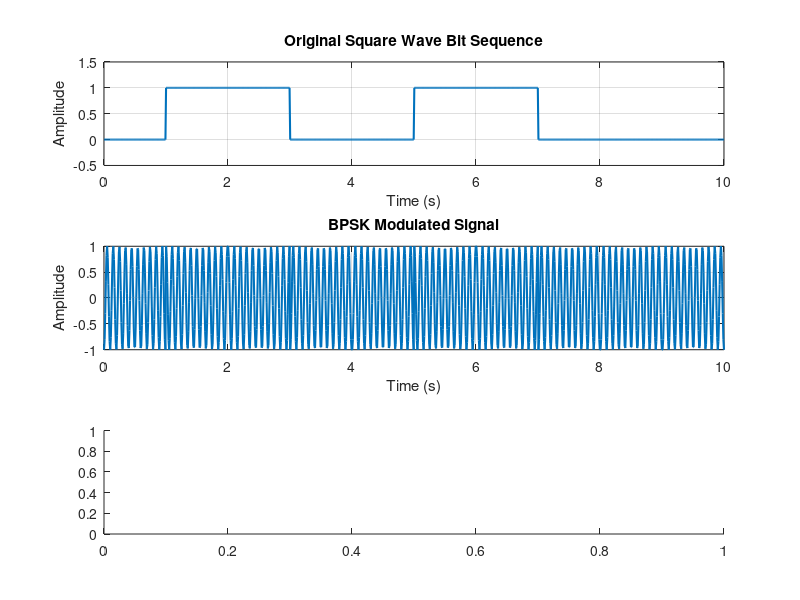

Write MATLAB code to recreate this figure. (Note: this script raises an error after producing the figure.)
clc; clear; close all;

% Parameters
fs = 100;   % Sampling frequency per bit
fc = 10;    % Carrier frequency (Hz)
N = 10;     % Number of bits
T = 1;      % Bit duration (sec)
t = linspace(0, T, fs); % Time vector for one bit
time_axis = linspace(0, N*T, N*fs); % Full signal time axis

% Generate random bit sequence (0s and 1s)
bits = randi([0 1], 1, N);

% Generate Square Wave Input
square_wave = [];
for i = 1:N
    square_wave = [square_wave, bits(i) * ones(1, fs)];
end

% BPSK Modulation: Map 0 -> -1, 1 -> +1
bpsk_signal = 2*bits - 1;

% Modulated signal
modulated_signal = [];
for i = 1:N
    modulated_signal = [modulated_signal, bpsk_signal(i) * cos(2 * pi * fc * t)];
end

% BPSK Demodulation (Perfect Channel)
demodulated_bits = [];
received_signal = modulated_signal .* cos(2 * pi * fc * time_axis); % Coherent detection
for i = 1:N
    bit_energy = sum(received_signal((i-1)*fs + 1 : i*fs)); % Integrate over bit duration
    demodulated_bits = [demodulated_bits, bit_energy > 0];
end


% Plot all signals in a single figure
figure;

% Subplot 1: Original Square Wave Bit Sequence
subplot(3,1,1);
plot(time_axis, square_wave, 'LineWidth', 1.5);
ylim([-0.5, 1.5]);
xlabel('Time (s)');
ylabel('Amplitude');
title('Original Square Wave Bit Sequence');
grid on;

% Subplot 2: BPSK Modulated Signal
subplot(3,1,2);
plot(time_axis, modulated_signal, 'LineWidth', 1.5);
xlabel('Time (s)');
ylabel('Amplitude');
title('BPSK Modulated Signal');
grid on;

% Subplot 3: Demodulated Bit Sequence
subplot(3,1,3);
stair(demodulated_bits);
ylim([-0.5 1.5]);
xlabel('Bit Index');
ylabel('Bit Value');
title('Demodulated Bit Sequence');
grid on;

